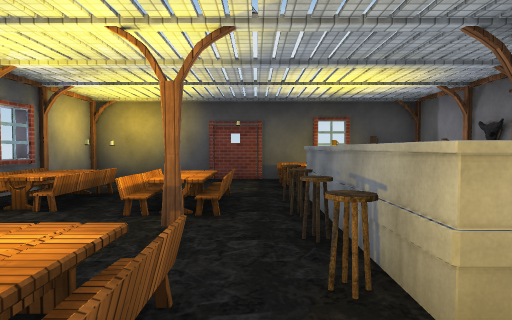
view 1 (above)

12 first-person views from a walk through a Unity game level. The camera is 1.5 m above the floor, tilts 2° down and sees 75° across. The floor is counted in squares, 2 m on a side. Each view is taken from the middle of a square. On the plan, view 1 faces up. The plan holds only what a view shows up to about 11 squares ahead; the rest is blank. The player is left out. Some animated figures are left out. Some surface patterns are stand-ins.

view 2
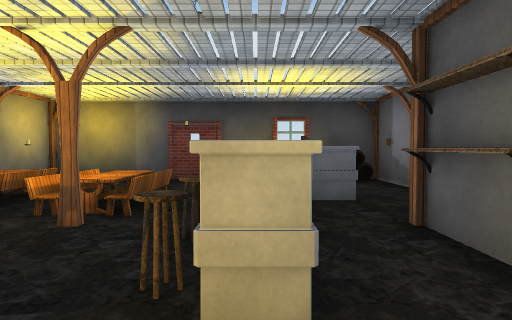

view 3
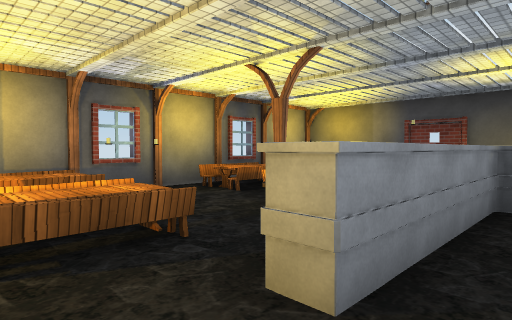

view 4
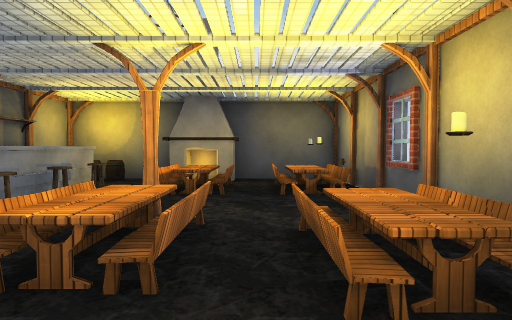

view 5
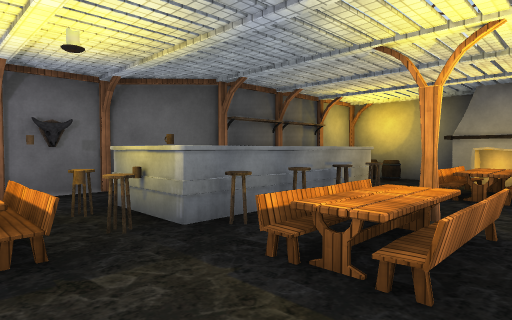

view 6
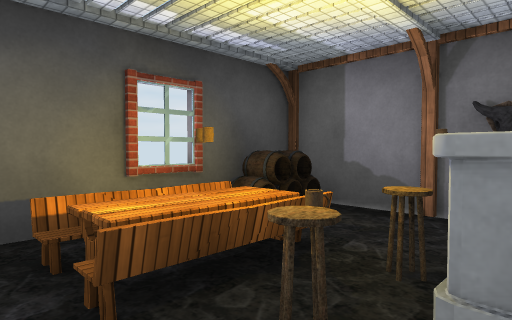

view 7
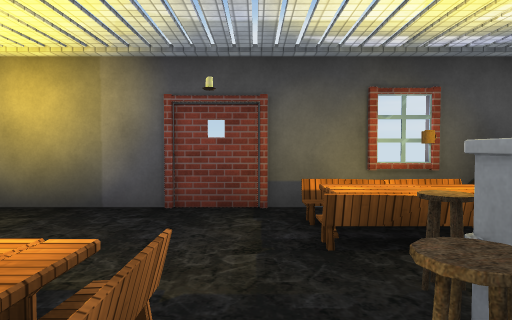

view 8
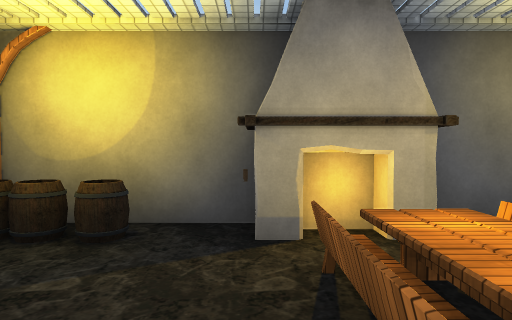

view 9
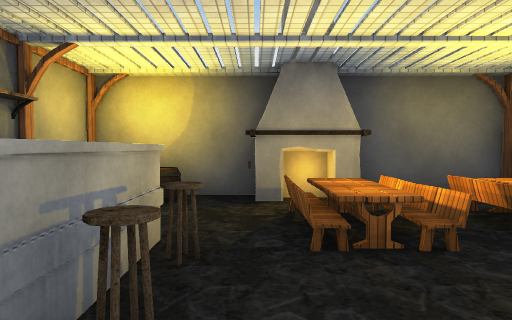

view 10
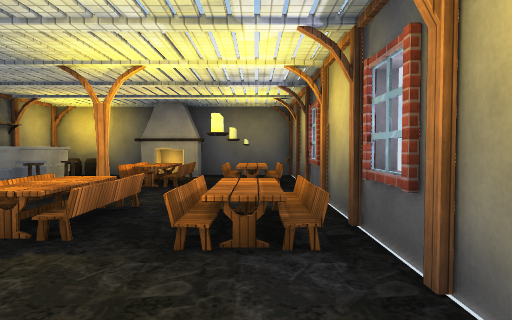

view 11
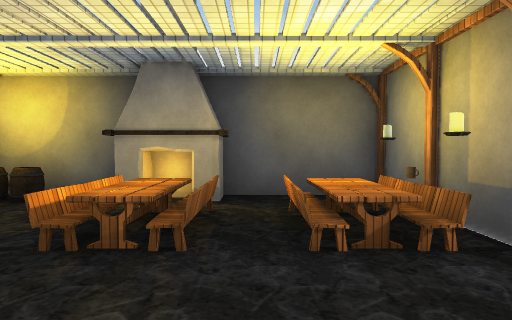

view 12
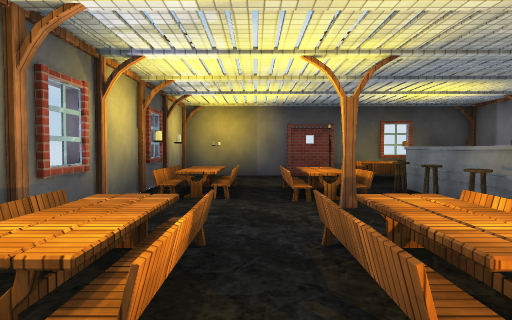

### Floor plan
Key: @ floor where view 1 was taken; # wall or solid block; x gap in a wall; . floor; C candle; B bench; F fireplace; A barrel; M mug; O other object.
Columns run from 4 left of view 1 to 4 right of it. Each row starts with its distance up from view 1.
  9 ###
  8 #..  ##AO
  7 #.... #.#
  6 #C...M#.#
  5 # B#.OO.#
  4 ##.B.O.##
  3 #..x.O.#
  2 #C.x.O.#
  1 # B B..#
  0 ##. @..#
 -1 #..FOAA#
 -2 ###

Where each view was taken, in squares from view 1:
view 1: 0 up, 0 right, facing up
view 2: 0 up, 1 right, facing up
view 3: 0 up, 2 right, facing up-left
view 4: 7 up, 2 left, facing down
view 5: 7 up, 2 left, facing down-right
view 6: 5 up, 0 right, facing up-right
view 7: 4 up, 0 right, facing up
view 8: 2 up, 0 right, facing down
view 9: 4 up, 0 right, facing down
view 10: 8 up, 3 left, facing down
view 11: 4 up, 2 left, facing down
view 12: 1 down, 2 left, facing up
